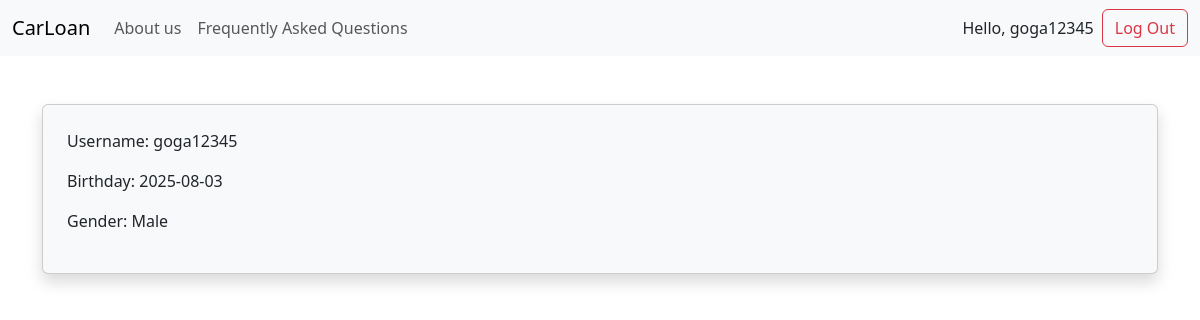
Screenshot of /profile (signed in) with the database file from the repository.
### models.py (models this page shows, shortened)
class BaseModel:
    def create(self):
        db.session.add(self)
        db.session.commit()

class User(db.Model, BaseModel, UserMixin):
    id = db.Column(db.Integer, primary_key=True)
    username = db.Column(db.String, nullable=False, unique=True)
    _password = db.Column(db.String, nullable=False)
    birthday = db.Column(db.Date)
    gender = db.Column(db.String)
    country = db.Column(db.String)
    messages = db.relationship("Message", backref="user", lazy=True)
    @property
    def password(self):
        return self._password

### routes.py (the view)
@app.route("/profile")
@login_required
def profile():
    return render_template("profile.html")

### models.py (called while the page is built)
@login_manager.user_loader
def load_user(user_id):
    return User.query.get(user_id)

### routes.py (called while the page is built)
@app.context_processor
def inject_forms():
    from forms import LoginForm
    return dict(login_form_obj=LoginForm())

### templates/profile.html (shortened to what this page needs)
{% extends "base.html" %}
{% block content %}
<div class="container mt-5 mb-5">
    <div class="card p-4 bg-light shadow">
        <p> Username: {{ current_user.username }} </p>
        <p> Birthday: {{ current_user.birthday }} </p>
        <p> Gender: {{ current_user.gender }} </p>
    </div>
</div>
{% endblock %}

### templates/macros.html (shortened to what this page needs)
{% macro navlink(name, endpoint) %}
<li class="nav-item">
    {% if request.endpoint == endpoint %}
        <a class="nav-link active" href="{{ url_for(endpoint) }}"> {{ name }}</a>
    {% else %}
        <a class="nav-link" href="{{ url_for(endpoint) }}"> {{ name }}</a>
    {% endif %}
</li>
{% endmacro %}
{% macro logout_button(username) %}
<div class="d-flex align-items-center gap-2">
    <span>Hello, {{ username }}</span>
    <form action="/logout" method="POST" class="m-0">
        <button class="btn btn-outline-danger" type="submit">Log Out</button>
    </form>
</div>
{% endmacro %}

### rows the page displays
User: username "goga12345", birthday "2025-08-03", gender "Male"

### other values shown
{{ name }} "About us Frequently Asked Questions"
